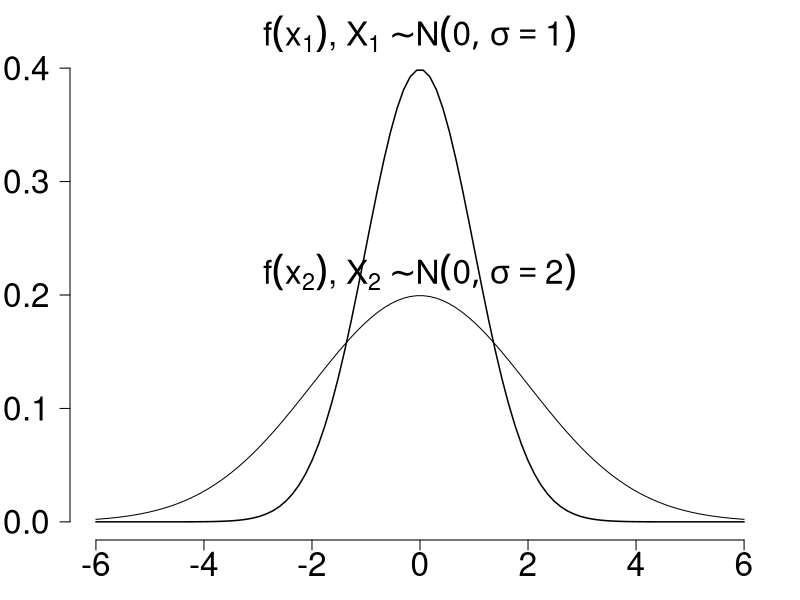

Write the R code that produced this figure.
#!/bin/Rscript
# doubleNormalPlot.R

fsf <- 2 # font size factor
dim <- 8 # dimension in inches of graphics region

#plotname <- "doubleNormalPlot.png"
plotname <- "doubleNormalPlot.eps"
postscript(plotname, width = dim, height = dim, horizontal = FALSE)
#png(plotname)

# plot normal pdf f(x) = e^-x2
x <- seq(-6, 6, length=100)
y1 <- dnorm(x, sd = 1)
y2 <- dnorm(x, sd = 2)

y1label <- expression(paste(f(x[1]), ", ", X[1] %~% N(0, sigma == 1)))
y2label <- expression(paste(f(x[2]), ", ", X[2] %~% N(0, sigma == 2)))

# set margin mai = c(bottom, left, top, right)
par(mai = c(0.6, 0.7, 0.5, 0.3))
plot(x, y1, 
     type = "l",
     lwd = 1.5,
     xlab = "",
     ylab = "",
     xlim = c(-6, 6),
     ylim = c(0, 0.4),
     axes = FALSE,
     #main=title,
     cex.main=fsf)
lines(x, y2)
axis(side = 1, labels = TRUE, at = seq(-6, 6, 2), font = 1, cex.axis = fsf)
axis(side = 2, labels = TRUE, at = seq(0,0.4,0.1), font = 1, cex.axis = fsf, las = 1)
text(0, 0.43, y1label, font = 1, xpd = TRUE, cex = fsf)
text(0, 0.22, y2label, font = 1, xpd = TRUE, cex = fsf)
